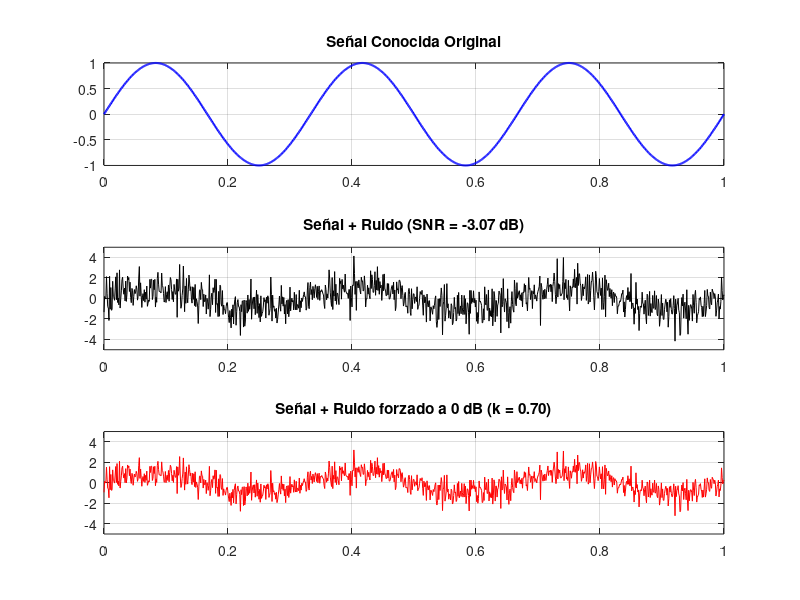

Write the MATLAB code that produced this figure.
function ej8()
  #el primer paso es el de generar la senal para trabajar
  fm=1000;
  paso=1/fm;
  t=0:paso:1;
  fs=3;
  senal=sin(2*pi*fs*t);

  #para generar el ruido que pide la consigna usamos la func randn
  ruido=randn(1,length(t)); #genero ruido para todos los tiempos
  y=senal+ruido;

  #ahora calculo las potencias y el SNR
  #potenca senal
  ps=mean(senal.^2);
  #potencia ruido
  pr=mean(ruido.^2);

  #ahora el SNR, esta formula esta en el apunte y en mi drive desarrollada
  SNR=ps/pr;
  SNR_db=10*log10(SNR);

  #procedo a mostrar los valores obtenidos
  fprintf('Valores iniciales obtendos \n');
  fprintf('Potencia senal (PS): %f\n',ps);
  fprintf('Potencia ruido (PN): %f\n',pr);
  fprintf('SNR en db inicial: %f\n',SNR_db);

  #ahora viene la parte de multiplicar por una cte cualquiera
  #elijo 7 para hacerlo
  k=7;
  ruido_n=k*ruido;
  pn_nuevo=mean(ruido_n.^2);
  SNR_db_nuevo=10*log10(ps/pn_nuevo);

  #muestro resultados
  fprintf('Valores despues de multiplicar por cte \n');
  fprintf('Potencia senal (PS): %f\n',ps);
  fprintf('Potencia ruido (PN): %f\n',pn_nuevo);
  fprintf('SNR en db inicial: %f\n',SNR_db_nuevo);

  #ahora hacemos el despeje para el db=0;
  k_0db=sqrt(ps/pr); #buscamos el valor de k, esto esta explicado en el drive
  #obtenido el k, hacemos los calculos nuevos:
  ruido_kn=k_0db*ruido;#aca multiplicamos a los valores
  #del ruido por la cte que calculamos.
  y_0db=senal+ruido_kn; #nueva senal

  #hago la verificacion para ver que funcione
  pn_0db=mean(ruido_kn.^2);#eleveamos al cuadrado y hacemos prom
  #para verificar el resultado obtenido en la linea de k_0db
  SNR_final=10*log10(ps/pn_0db);

   fprintf('--- FORZANDO SNR A 0 dB ---\n');
   fprintf('Constante calculada (k): %f\n', k_0db);
   fprintf('Potencia del Ruido resultante: %f\n', pn_0db);
   fprintf('SNR Final verificada: %f dB\n', SNR_final);

   #graficar
   figure(1); clf;

    subplot(3,1,1);
    plot(t, senal, 'b', 'linewidth', 1.5);
    title('Señal Conocida Original');
    grid on;

    subplot(3,1,2);
    plot(t, y, 'k');
    ylim([-5, 5]);
    title(sprintf('Señal + Ruido (SNR = %.2f dB)', SNR_db));
    grid on;

    subplot(3,1,3);
    plot(t, y_0db, 'r');
    ylim([-5, 5]);
    title(sprintf('Señal + Ruido forzado a 0 dB (k = %.2f)', k_0db));
    grid on;
endfunction
